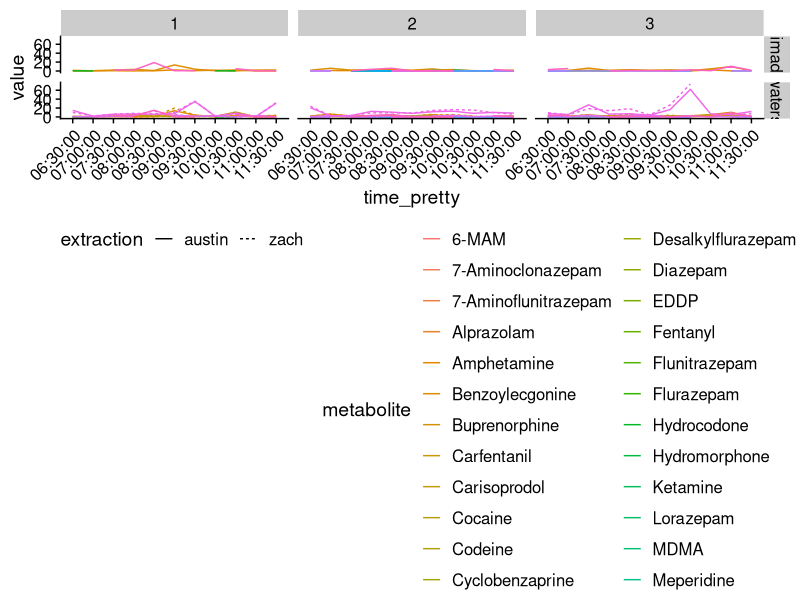
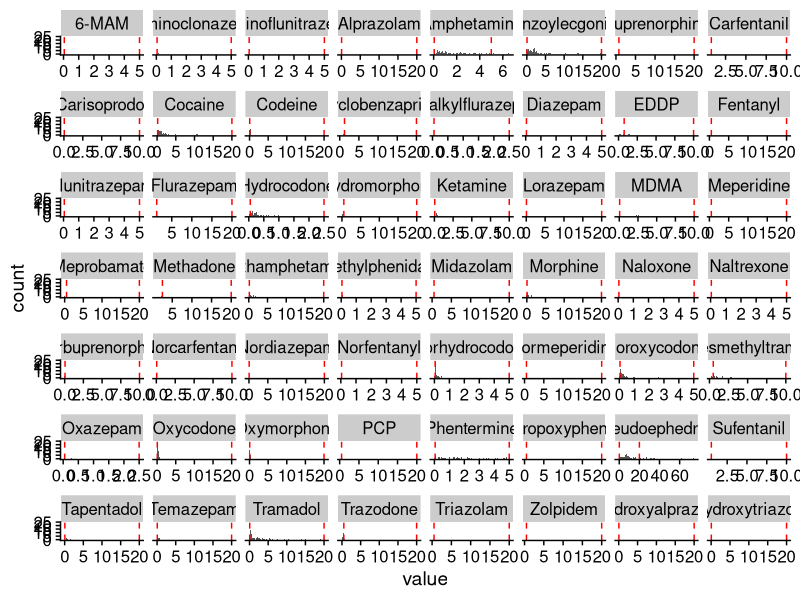
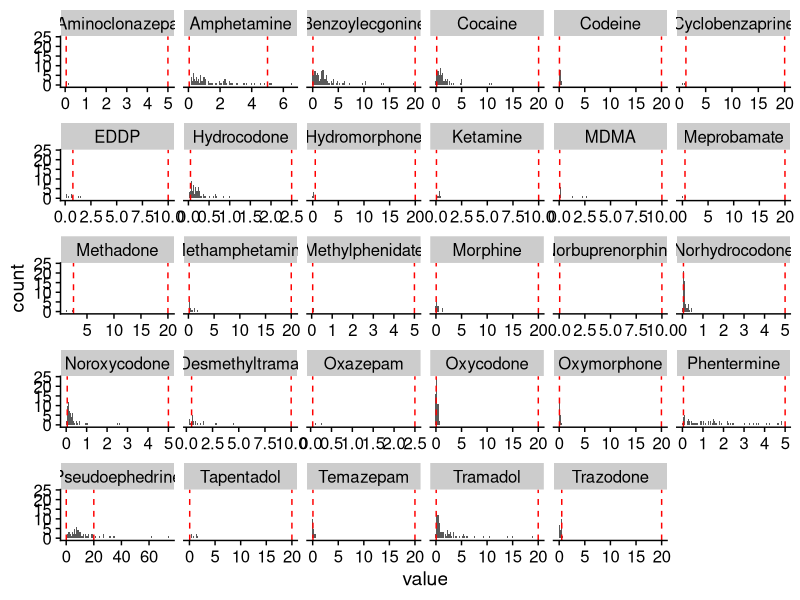
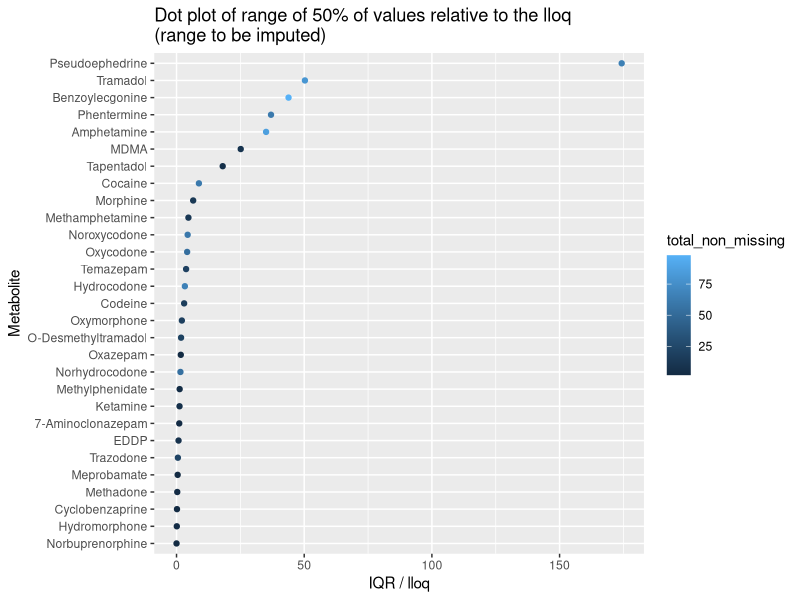
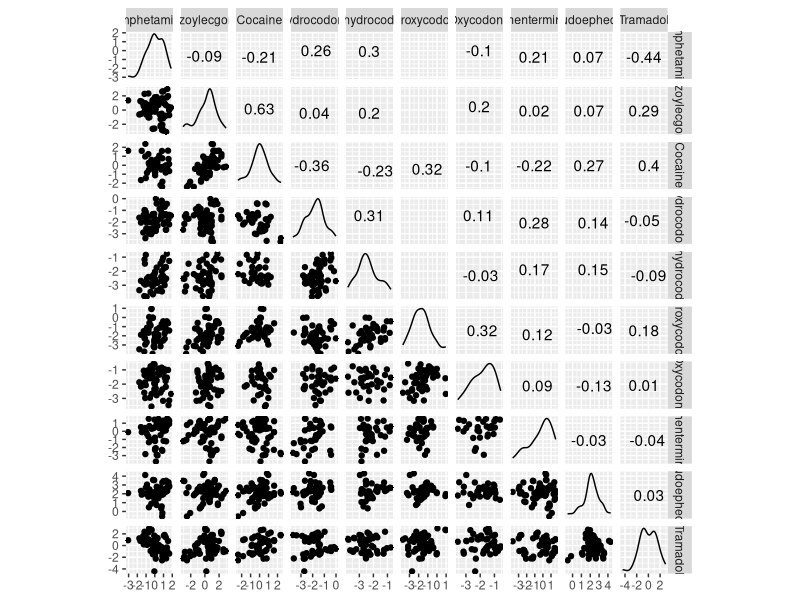

Here is the R script that generated these plots, in order:
## ---- chunk 1
knitr::opts_chunk$set(message = FALSE, echo=FALSE, fig.width = 10, fig.height = 10, warning=FALSE)
library(Hmisc)
library(tidyverse)
library(GGally)



water <- read_tsv("../data/water_cleaned.txt") %>% mutate_if(is.character, funs(na_if(., ""))) %>%
  mutate(time_pretty = as.character(time_pretty))

water
## ---- chunk 2
water %>%
  ggplot(aes(x = time_pretty, y = value, color = metabolite, linetype = extraction, group = interaction(extraction, metabolite))) +
  geom_path() +
  facet_grid(machine ~location) +
  cowplot::theme_cowplot() +
  theme(
    legend.position = "bottom",
    axis.text.x = element_text(angle = 45, hjust = 1)
  )
## ---- chunk 3
water %>%
  select(metabolite, value, location, time_pretty, machine, extraction) %>%
  spread(metabolite, value) %>%
  Hmisc::describe() %>%
  html()
## ---- chunk 4
water %>%
  ggplot(aes(x = value)) +
  geom_histogram(bins = 100) +
  geom_vline(aes(xintercept = lloq), linetype = "dashed", color = "red") +
  geom_vline(aes(xintercept = uloq), linetype = "dashed", color = "red") +
  facet_wrap(~ metabolite, scales = "free_x") +
  cowplot::theme_cowplot()
## ---- chunk 5
water_nomiss <- water %>%
  group_by(metabolite) %>%
  mutate(non_missing = if_else(is.na(value) == FALSE, 1, 0),
         total_non_missing = sum(non_missing)) %>%
  filter(total_non_missing > 0)

water_nomiss %>%
  ggplot(aes(x = value)) +
  geom_histogram(bins = 100) +
  geom_vline(aes(xintercept = lloq), linetype = "dashed", color = "red") +
  geom_vline(aes(xintercept = uloq), linetype = "dashed", color = "red") +
  facet_wrap(~ metabolite, scales = "free_x") +
  cowplot::theme_cowplot()
## ---- chunk 6
water_nomiss %>%
  mutate(iqr_value = IQR(value, na.rm = TRUE)) %>%
  slice(1) %>%
  mutate(iqr_over_lloq = iqr_value / lloq) %>%
  ggplot(aes(x = iqr_over_lloq, y = factor(metabolite) %>% fct_reorder(iqr_over_lloq))) +
  geom_point(aes(color = total_non_missing)) +
  labs(
    x = "IQR / lloq",
    y = "Metabolite",
    title = "Dot plot of range of 50% of values relative to the lloq\n(range to be imputed)"
  )
## ---- chunk 7
water_nomiss %>%
  filter(total_non_missing >= 50) %>%
  select(metabolite, value, location, time_pretty, machine, extraction) %>%
  spread(metabolite, value) %>%
  select(5:14) %>%
  mutate_all(~log(.)) %>%
  ggscatmat(corMethod = "spearman")
